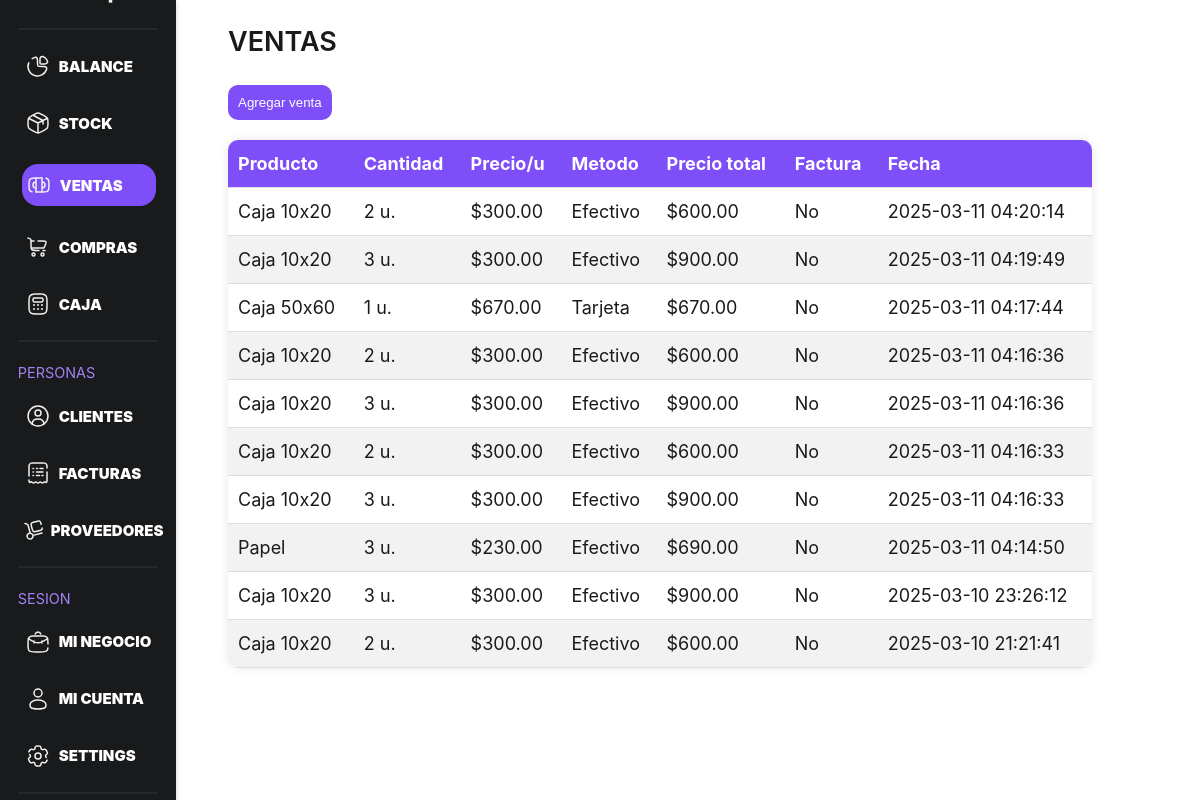
The page /View/sell.php (signed in) on the database as committed earlier.
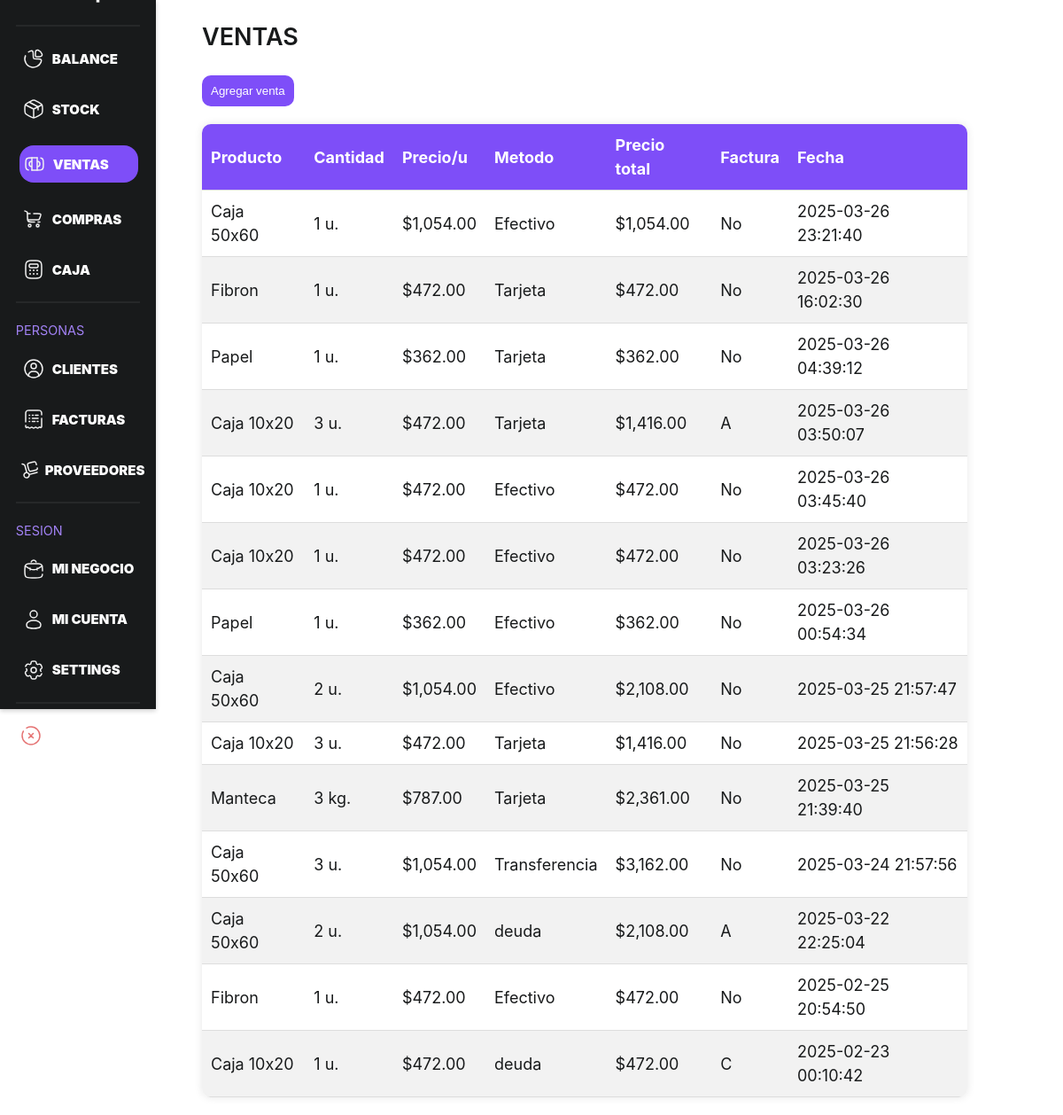
The same page on the database as committed later.
### tables this page shows
CREATE TABLE `sell` (
  `sell_id` int(11) NOT NULL,
  `stock_id` int(11) NOT NULL,
  `amount` int(11) NOT NULL,
  `price_sell` decimal(10,2) NOT NULL,
  `payment` varchar(100) NOT NULL,
  `fech` timestamp NOT NULL DEFAULT current_timestamp(),
  `user_id` int(11) DEFAULT NULL,
  `client_id` int(100) DEFAULT NULL
);

CREATE TABLE `stock` (
  `stock_id` int(11) NOT NULL,
  `products` varchar(100) DEFAULT NULL,
  `stock` int(11) DEFAULT NULL,
  `stock_min` int(11) DEFAULT NULL,
  `type_amount` varchar(100) DEFAULT NULL,
  `price` int(11) DEFAULT NULL,
  `quantity` int(11) NOT NULL DEFAULT 0,
  `user_id` int(11) DEFAULT NULL
);

CREATE TABLE `clients` (
  `client_id` int(100) NOT NULL,
  `name` varchar(255) NOT NULL,
  `cuit` int(11) DEFAULT NULL,
  `contact` int(11) DEFAULT NULL,
  `invoice_type` enum('A','B','C') DEFAULT NULL,
  `address` varchar(100) DEFAULT NULL,
  `quantity` int(11) NOT NULL DEFAULT 0,
  `user_id` int(11) DEFAULT NULL
);

### Model/stockModel.php (called while the page is built, shortened)
<?php
class StockModel {
    private $conn;
    public function __construct($conn) {
        $this->conn = $conn;
    }
public function getUserSells($userId) {
    $sql = "SELECT sell.sell_id, stock.products, sell.amount, stock.type_amount, sell.price_sell, sell.payment, clients.invoice_type, sell.fech
            FROM sell
            INNER JOIN stock ON sell.stock_id = stock.stock_id
            LEFT JOIN clients ON sell.client_id = clients.client_id
            WHERE sell.user_id = ? ORDER BY sell.fech DESC";
    $stmt = $this->conn->prepare($sql);
    $stmt->bind_param("i", $userId);
    $stmt->execute();
    $result = $stmt->get_result();
    return $result->fetch_all(MYSQLI_ASSOC);
}
}
?>

### View/sell.php (the view, shortened to what the changed rows need)
<?php
require_once 'head.php';
require_once '../Model/stockModel.php';
require_once '../Model/connection.php';
$stockModel = new StockModel($conn);
$userId = $_SESSION['user_id'];
$sells = $stockModel->getUserSells($userId);
?>
<link rel="stylesheet" href="src/assets/css/global.css">
<link rel="stylesheet" href="src/assets/css/icon.css">
<link rel="stylesheet" href="src/assets/css/stock.css">
<link rel="stylesheet" href="src/assets/css/buyAndSell.css">
<link rel="stylesheet" href="src/assets/css/invoice.css">
</head>
<body>
<link href="https://cdn.jsdelivr.net/npm/select2@4.0.13/dist/css/select2.min.css" rel="stylesheet" />
<?php require_once 'nav.php'; ?>
<div class="dashboard-container">
    <div class="dashboard-container--ajust">
        <article class="stock-container">
            <h1>Ventas</h1>
            <section>
                <table class="stock-table">
                    <thead>
                        <tr>
                            <th>Producto</th>
                            <th>Cantidad</th>
                            <th>Precio/u</th>
                            <th>Metodo</th>
                            <th>Precio total</th>
                            <th>Factura</th>
                            <th>Fecha</th>
                        </tr>
                    </thead>
                    <tbody>
    <?php
    if ($sells) {
        foreach ($sells as $sell) {
            $invoice = $sell['invoice_type'] ? $sell['invoice_type'] : "No";
            echo "<tr>";
            echo "<td>{$sell['products']}</td>";
            echo "<td>{$sell['amount']} {$sell['type_amount']}</td>";
            echo "<td>$" . number_format($sell['price_sell'], 2) . "</td>";
            echo "<td>{$sell['payment']}</td>";
            echo "<td>$" .  number_format($sell['amount'] * $sell['price_sell'], 2) . "</td>";
            echo "<td>{$invoice}</td>";
            echo "<td>{$sell['fech']}</td>";
            echo "</tr>";
        }
    } else {
        echo "<tr><td colspan='6'>No hay productos registrados</td></tr>";
    }
    ?>
</tbody>
                </table>
            </section>
        </article>
    </div>
</div>
</body>

### View/nav.php (shortened to what the changed rows need)
<nav>
  <section class="navbar-container">
        <div class="navbar-user--info">
          <h1>  <?php echo htmlspecialchars($username); ?> </h1>
        </div>
  </section>
  <section class="navbar-logout">
    <a href="../View/logout.php" class="navbar-logout--button"><span class="nav-icon close-sesion"></span>Cerrar Sesión</a>
  </section>
</nav>

Rows that differ between the two databases and show on the page:
removed sell: stock.products "Caja 10x20", amount "2", stock.type_amount "u.", price_sell "300.00", payment "Efectivo", $sell['amount'] * $sell['price_sell'] "600.00", invoice "No", fech "2025-03-11 04:20:14"
removed sell: stock.products "Caja 10x20", amount "3", stock.type_amount "u.", price_sell "300.00", payment "Efectivo", $sell['amount'] * $sell['price_sell'] "900.00", invoice "No", fech "2025-03-11 04:19:49"
removed sell: stock.products "Caja 50x60", amount "1", stock.type_amount "u.", price_sell "670.00", payment "Tarjeta", $sell['amount']*$sell['price_sell'] "670.00", invoice "No", fech "2025-03-11 04:17:44"
removed sell: stock.products "Caja 10x20", amount "2", stock.type_amount "u.", price_sell "300.00", payment "Efectivo", $sell['amount'] * $sell['price_sell'] "600.00", invoice "No", fech "2025-03-11 04:16:36"
removed sell: stock.products "Caja 10x20", amount "3", stock.type_amount "u.", price_sell "300.00", payment "Efectivo", $sell['amount'] * $sell['price_sell'] "900.00", invoice "No", fech "2025-03-11 04:16:36"
removed sell: stock.products "Caja 10x20", amount "2", stock.type_amount "u.", price_sell "300.00", payment "Efectivo", $sell['amount'] * $sell['price_sell'] "600.00", invoice "No", fech "2025-03-11 04:16:33"
removed sell: stock.products "Caja 10x20", amount "3", stock.type_amount "u.", price_sell "300.00", payment "Efectivo", $sell['amount'] * $sell['price_sell'] "900.00", invoice "No", fech "2025-03-11 04:16:33"
removed sell: stock.products "Papel", amount "3", stock.type_amount "u.", price_sell "230.00", payment "Efectivo", $sell['amount'] * $sell['price_sell'] "690.00", invoice "No", fech "2025-03-11 04:14:50"
removed sell: stock.products "Caja 10x20", amount "3", stock.type_amount "u.", price_sell "300.00", payment "Efectivo", $sell['amount'] * $sell['price_sell'] "900.00", invoice "No", fech "2025-03-10 23:26:12"
removed sell: stock.products "Caja 10x20", amount "2", stock.type_amount "u.", price_sell "300.00", payment "Efectivo", $sell['amount'] * $sell['price_sell'] "600.00", invoice "No", fech "2025-03-10 21:21:41"
added sell: stock.products "Caja 50x60", amount "1", stock.type_amount "u.", price_sell "1,054.00", payment "Efectivo", $sell['amount'] * $sell['price_sell'] "1,054.00", invoice "No", fech "2025-03-26 23:21:40"
added sell: stock.products "Fibron", amount "1", stock.type_amount "u.", price_sell "472.00", payment "Tarjeta", $sell['amount']*$sell['price_sell'] "472.00", invoice "No", fech "2025-03-26 16:02:30"
added sell: stock.products "Papel", amount "1", stock.type_amount "u.", price_sell "362.00", payment "Tarjeta", $sell['amount']*$sell['price_sell'] "362.00", invoice "No", fech "2025-03-26 04:39:12"
added sell: stock.products "Caja 10x20", amount "3", stock.type_amount "u.", price_sell "472.00", payment "Tarjeta", $sell['amount'] * $sell['price_sell'] "1,416.00", client.invoice_type "A", fech "2025-03-26 03:50:07"
added sell: stock.products "Caja 10x20", amount "1", stock.type_amount "u.", price_sell "472.00", payment "Efectivo", $sell['amount']*$sell['price_sell'] "472.00", invoice "No", fech "2025-03-26 03:45:40"
added sell: stock.products "Caja 10x20", amount "1", stock.type_amount "u.", price_sell "472.00", payment "Efectivo", $sell['amount']*$sell['price_sell'] "472.00", invoice "No", fech "2025-03-26 03:23:26"
added sell: stock.products "Papel", amount "1", stock.type_amount "u.", price_sell "362.00", payment "Efectivo", $sell['amount']*$sell['price_sell'] "362.00", invoice "No", fech "2025-03-26 00:54:34"
added sell: stock.products "Caja 50x60", amount "2", stock.type_amount "u.", price_sell "1,054.00", payment "Efectivo", $sell['amount'] * $sell['price_sell'] "2,108.00", invoice "No", fech "2025-03-25 21:57:47"
added sell: stock.products "Caja 10x20", amount "3", stock.type_amount "u.", price_sell "472.00", payment "Tarjeta", $sell['amount'] * $sell['price_sell'] "1,416.00", invoice "No", fech "2025-03-25 21:56:28"
added sell: stock.products "Manteca", amount "3", stock.type_amount "kg.", price_sell "787.00", payment "Tarjeta", $sell['amount'] * $sell['price_sell'] "2,361.00", invoice "No", fech "2025-03-25 21:39:40"
added sell: stock.products "Caja 50x60", amount "3", stock.type_amount "u.", price_sell "1,054.00", payment "Transferencia", $sell['amount'] * $sell['price_sell'] "3,162.00", invoice "No", fech "2025-03-24 21:57:56"
added sell: stock.products "Caja 50x60", amount "2", stock.type_amount "u.", price_sell "1,054.00", payment "deuda", $sell['amount'] * $sell['price_sell'] "2,108.00", client.invoice_type "A", fech "2025-03-22 22:25:04"
added sell: stock.products "Fibron", amount "1", stock.type_amount "u.", price_sell "472.00", payment "Efectivo", $sell['amount']*$sell['price_sell'] "472.00", invoice "No", fech "2025-02-25 20:54:50"
added sell: stock.products "Caja 10x20", amount "1", stock.type_amount "u.", price_sell "472.00", payment "deuda", $sell['amount']*$sell['price_sell'] "472.00", client.invoice_type "C", fech "2025-02-23 00:10:42"
